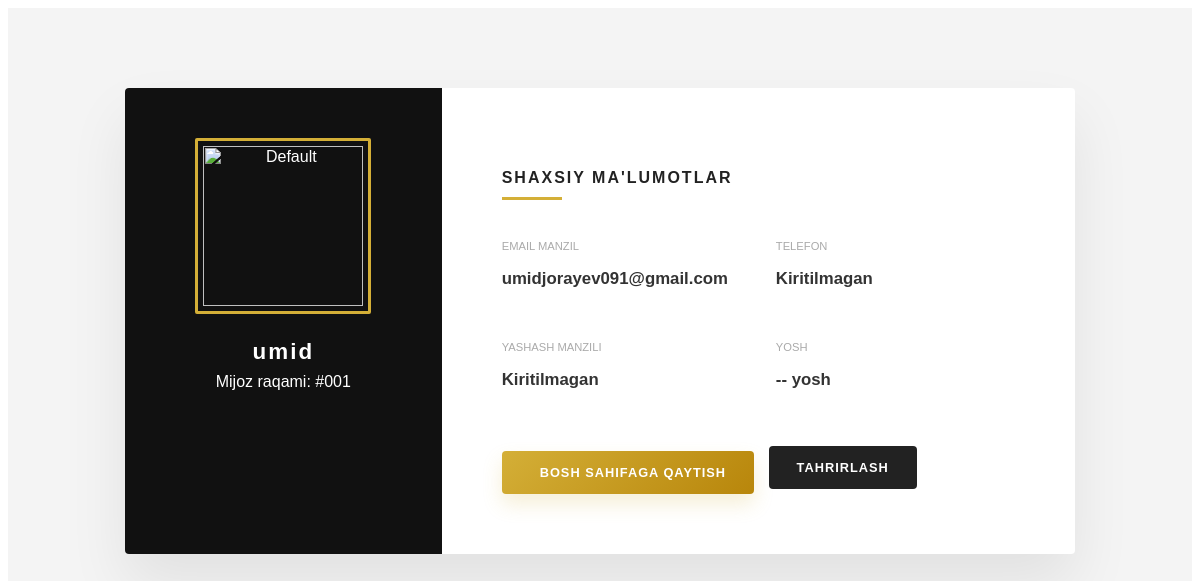
/users/profile/ (signed in), run on the app's committed database.
### users/models.py (models this page shows, shortened)
class User(AbstractUser):
    phone = models.CharField(max_length=13, null=True, blank=True)
    email=models.EmailField(unique=True)
    image=models.ImageField(upload_to="user_image/",null=True,blank=True)
    address=models.CharField(max_length=100,null=True,blank=True)
    age=models.IntegerField(null=True,blank=True)

### users/views.py (the view)
# urls.py: path('profile/', ProfileView.as_view(),name='profile'),
class ProfileView(View):
    def get(self, request):
        if request.user.is_authenticated:
            return render(request, 'auth/profile.html', {'user_data': request.user})
        else:
            messages.info(request, "Profilni ko'rish uchun avval ro'yxatdan o'ting!")
            return redirect('register')

### templates/auth/profile.html (shortened to what this page needs)
{% load static %}
{% block content %}
<div class="profile-wrapper">
    <div class="container">
        <div class="profile-card">
            <div class="profile-sidebar">
                <div class="avatar-container">
                    {% if user_data.image %}
                        <img src="{{ user_data.image.url }}" alt="Profile">
                    {% else %}
                        <img src="{% static 'new/images/default-avatar.png' %}" alt="Default">
                    {% endif %}
                </div>
                <h3>{{ user_data.username }}</h3>
                <span>Mijoz raqami: #00{{ user_data.id }}</span>
            </div>
            <div class="profile-details">
                <div class="details-header">
                    <h4>Shaxsiy ma'lumotlar</h4>
                    <div class="divider"></div>
                </div>
                <div class="info-grid">
                    <div class="info-item">
                        <label>Email Manzil</label>
                        <p>{{ user_data.email }}</p>
                    </div>
                    <div class="info-item">
                        <label>Telefon</label>
                        <p>{{ user_data.phone|default:"Kiritilmagan" }}</p>
                    </div>
                    <div class="info-item">
                        <label>Yashash manzili</label>
                        <p>{{ user_data.address|default:"Kiritilmagan" }}</p>
                    </div>
                    <div class="info-item">
                        <label>Yosh</label>
                        <p>{{ user_data.age|default:"--" }} yosh</p>
                    </div>
                </div>
                <div class="profile-actions">
                    <a href="{% url 'index' %}" class="btn-home-colorful">
                         Bosh sahifaga qaytish
                    </a>
                    <a href="#" class="btn-edit">Tahrirlash</a>
                </div>
            </div>
        </div>
    </div>
</div>
{% endblock %}

### templates/auth/profile.html (style rules this page uses)
.profile-wrapper { padding: 80px 0; background: #f4f4f4; min-height: 90vh; font-family: 'Poppins', sans-serif; }
.profile-card { display: flex; background: #fff; border-radius: 4px; box-shadow: 0 30px 60px rgba(0,0,0,0.08); overflow: hidden; max-width: 950px; margin: 0 auto; }
.profile-sidebar { flex: 1; background: #111; padding: 50px 30px; color: #fff; text-align: center; }
.avatar-container { width: 160px; height: 160px; margin: 0 auto 25px; border: 3px solid #d4af37; padding: 5px; border-radius: 2px; }
.avatar-container img { width: 100%; height: 100%; object-fit: cover; }
.profile-sidebar h3 { font-size: 1.4rem; letter-spacing: 2px; margin-bottom: 8px; }
.profile-details { flex: 2; padding: 60px; }
.details-header h4 { text-transform: uppercase; letter-spacing: 2px; color: #222; margin-bottom: 10px; }
.divider { width: 60px; height: 3px; background: #d4af37; margin-bottom: 40px; }
.info-grid { display: grid; grid-template-columns: 1fr 1fr; gap: 35px; margin-bottom: 40px; }
.info-item label { display: block; font-size: 0.7rem; text-transform: uppercase; color: #aaa; margin-bottom: 6px; }
.info-item p { font-size: 1.05rem; color: #333; font-weight: 600; }
.btn-home-colorful { display: inline-flex; align-items: center; gap: 10px; background: linear-gradient(135deg, #d4af37 0%, #b8860b 100%); color: #fff !important; padding: 14px 28px; text-decoration: none; font-size: 0.8rem; font-weight: 700; text-transform: uppercase; letter-spacing: 1px; border-radius: 4px; transition: all 0.4s ease; box-shadow: 0 10px 20px rgba(212, 175, 55, 0.2); }
.btn-edit { display: inline-flex; align-items: center; background: #222; color: #fff; padding: 14px 28px; text-decoration: none; font-size: 0.8rem; font-weight: 700; text-transform: uppercase; letter-spacing: 1px; border-radius: 4px; margin-left: 10px; transition: 0.3s; }

### data on the page
User: username "umid", id "1", email "umidjorayev091@gmail.com", phone "Kiritilmagan", address "Kiritilmagan", age "--"
